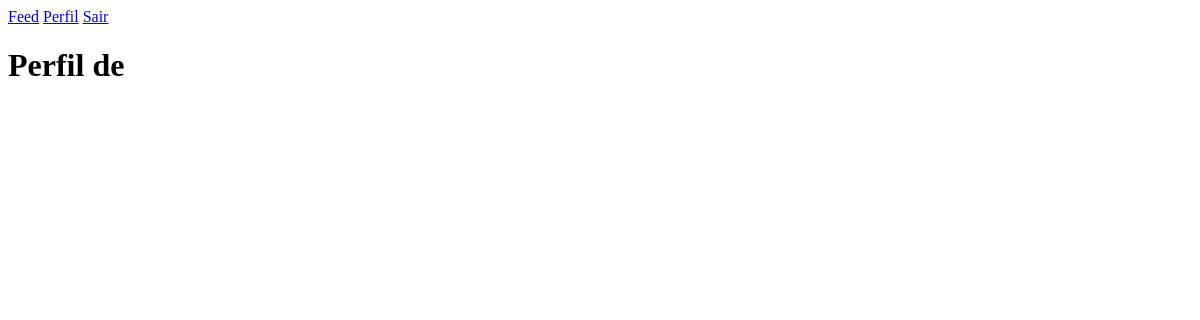
/perfil/4 (signed in), run on an earlier commit of the app's database.
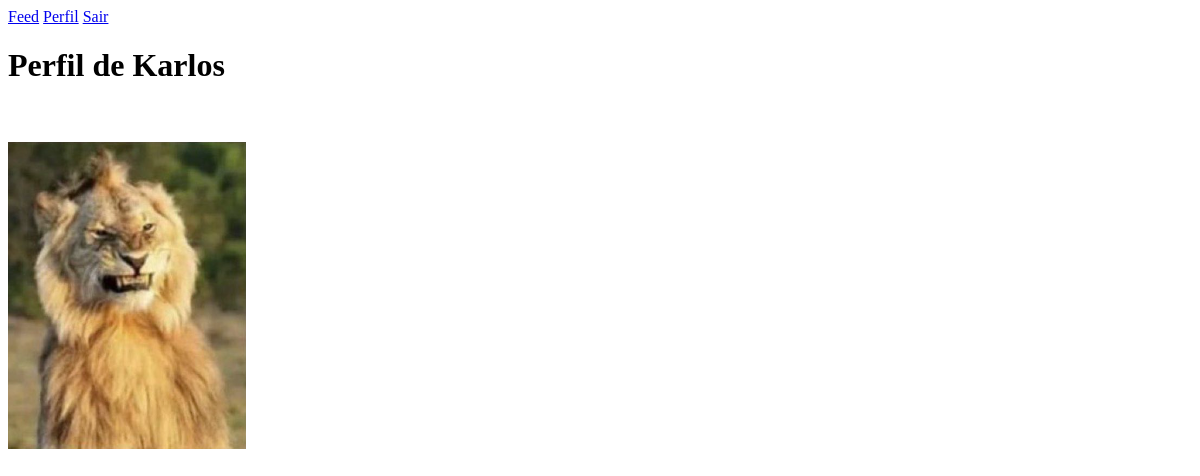
And on a later commit of the database.
### fakepinterest/models.py (models this page shows)
class Usuario(database.Model, UserMixin):
    id = database.Column(database.Integer, primary_key=True)
    username = database.Column(database.String, nullable=False)
    email = database.Column(database.String, nullable=False, unique=True)
    senha = database.Column(database.String, nullable=False)
    fotos = database.relationship("Foto", backref="usuario", lazy=True)

class Foto(database.Model):
    id = database.Column(database.Integer, primary_key=True)
    imagem = database.Column(database.String, default="default.png")
    data_criacao = database.Column(database.DateTime, nullable=False, default=datetime.utcnow())
    id_usuario = database.Column(database.Integer, database.ForeignKey('usuario.id'),  nullable=False)

### fakepinterest/routes.py (the view)
@app.route("/perfil/<id_usuario>", methods=["GET", "POST"])
@login_required
def perfil(id_usuario):
    if int(id_usuario) == int(current_user.id):
        form_foto = FormFoto()
        if form_foto.validate_on_submit():
            arquivo = form_foto.foto.data
            nome_seguro = secure_filename(arquivo.filename)
            caminho = os.path.join(os.path.abspath(os.path.dirname(__file__)),
                              app.config["UPLOAD_FOLDER"], nome_seguro)
            arquivo.save(caminho)
            foto = Foto(imagem=nome_seguro, id_usuario=current_user.id)
            database.session.add(foto)
            database.session.commit()
        return render_template("perfil.html", usuario=current_user, form=form_foto)
    else:
        usuario = Usuario.query.get(int(id_usuario))
        return render_template("perfil.html", usuario=usuario, form=None)

### fakepinterest/models.py (called while the page is built)
@login_manager.user_loader
def load_usuario(id_usuario):
    return Usuario.query.get(int(id_usuario))

### fakepinterest/templates/perfil.html (shortened to what this page needs)
{% extends "homepage.html" %}
{% block body %}
<body>
    <h1>Perfil de {{usuario.username}}</h1>
    <br><br>
{% for foto in usuario.fotos %}
    <img src="{{ url_for('static', filename='fotos_posts/{}'.format(foto.imagem)) }}">
{% endfor %}
</body>
{% endblock %}

### fakepinterest/templates/homepage.html (shortened to what this page needs)
<!DOCTYPE html>
<html lang="pt-br">
<head>
</head>
{% block body %}{% endblock %}
</body>
</html>

### fakepinterest/templates/navbar.html
<nav>
    <a href="{{url_for('feed')}}">Feed</a>
    <a href="{{url_for('perfil', id_usuario=current_user.id) }}">Perfil</a>
    <a href="{{ url_for('logout') }}">Sair</a>
</nav>

What changed in the data, as far as the page shows it:
added Usuario: username "Karlos"
added Foto: imagem (picture)
